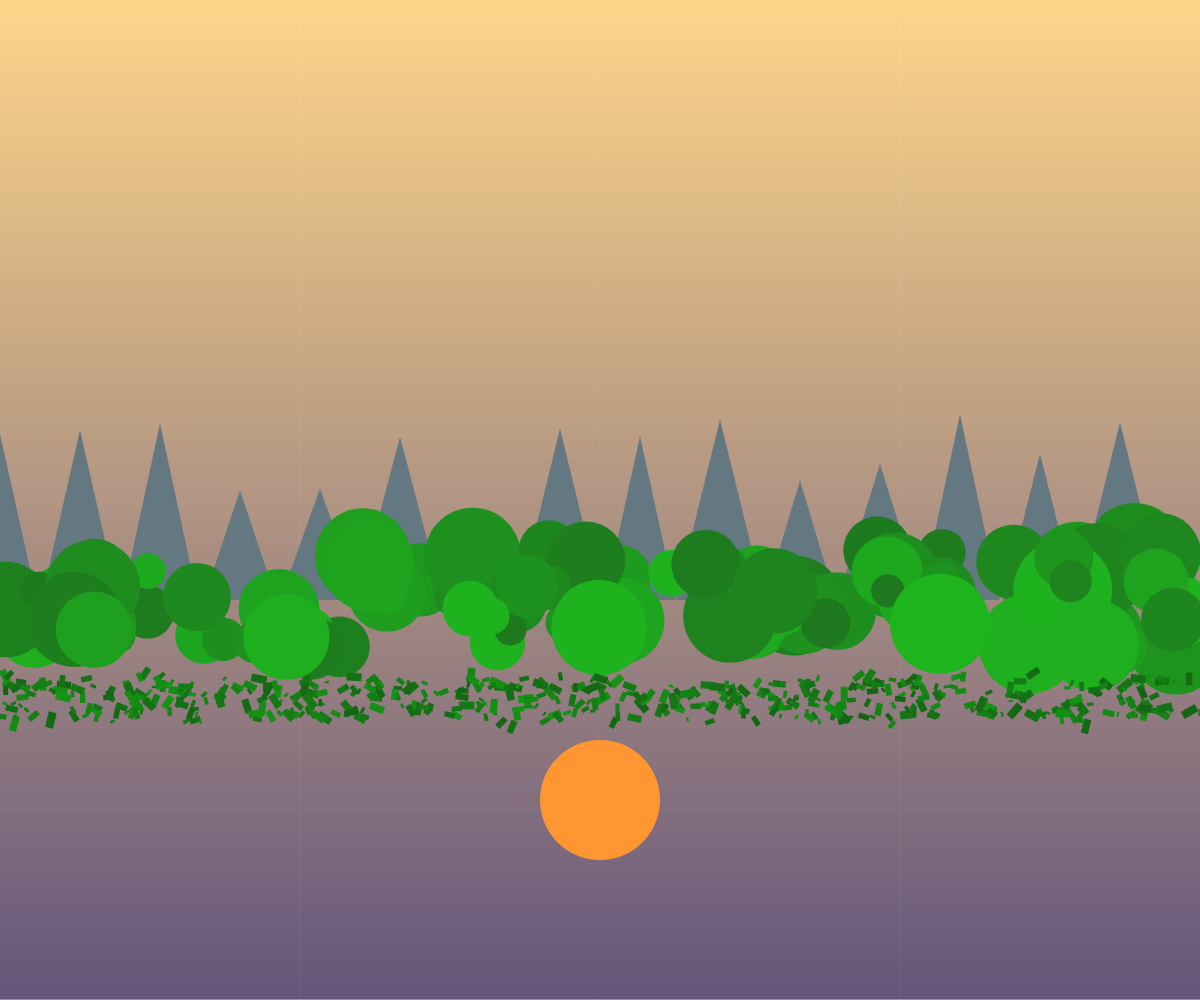
Frame 1 (no input)
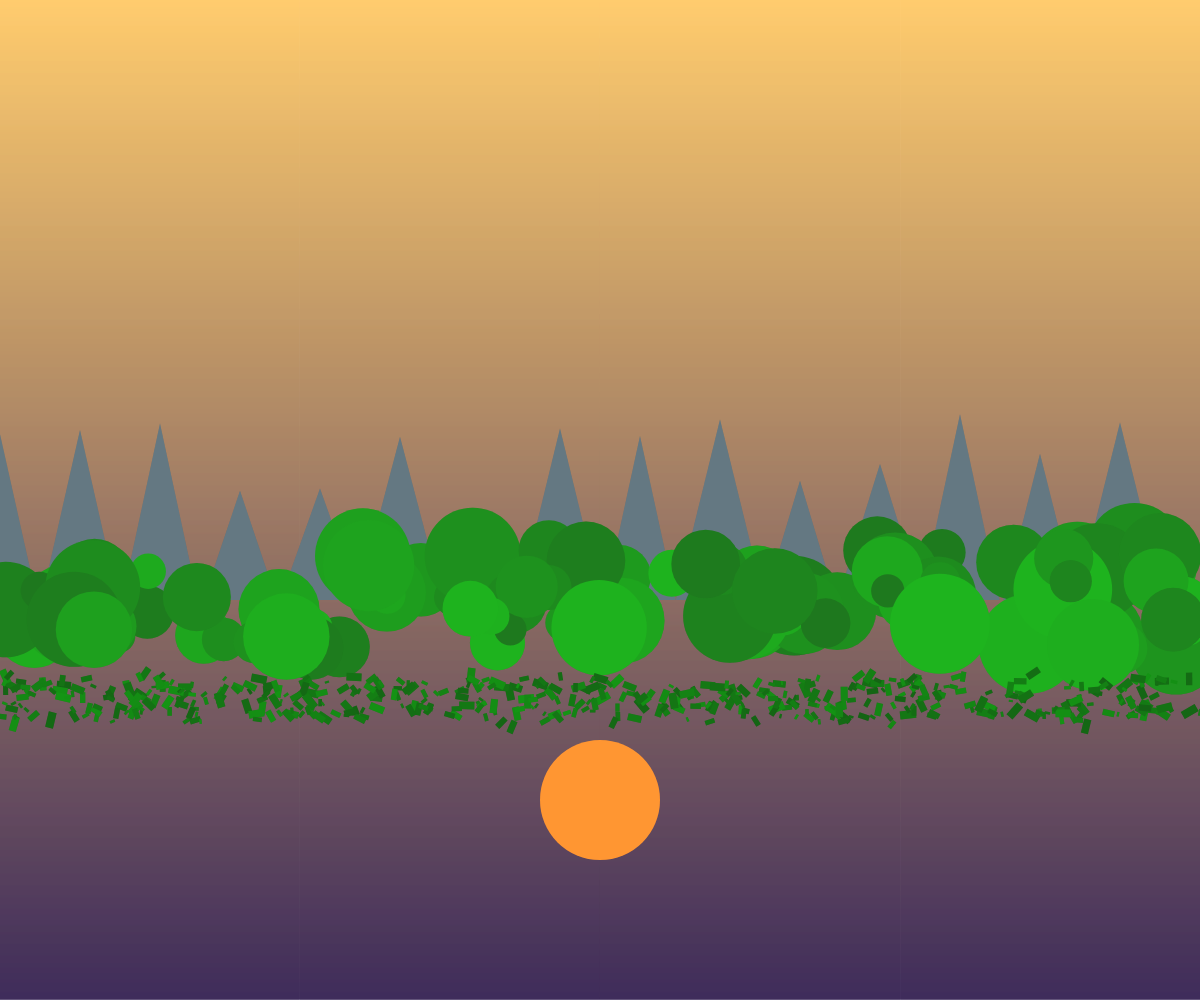
Frame 2 (the mouse pressed at the canvas centre, redrawn once)

The p5.js sketch that drew these frames (run headless with seeded random() and noise() and a simulated clock; the mouse was pressed at the canvas centre and the sketch redrawn once):

// p5.js sketch
// ── sketch.js
let sun, mountains, fields, foreground;

function setup() {
  createCanvas(windowWidth, windowHeight);
  angleMode(DEGREES);

  // Create sun at sunset position
  sun = {
    x: width / 2,
    y: height * 0.8,
    radius: 60,
    color: color(255, 150, 50)
  };

  // Create mountain range in background
  mountains = [];
  for (let i = 0; i < 15; i++) {
    mountains.push({
      x: i * (width / 15),
      height: random(80, 200),
      width: width / 15 + random(-10, 10),
      color: color(100, 120, 130)
    });
  }

  // Create field patches
  fields = [];
  for (let i = 0; i < 100; i++) {
    fields.push({
      x: random(width),
      y: height * 0.6 + random(-50, 50),
      size: random(30, 100),
      color: color(30, random(120, 180), 30)
    });
  }

  // Create foreground tufts with rich textures
  foreground = [];
  for (let i = 0; i < 500; i++) {
    foreground.push({
      x: random(width),
      y: height * 0.7 + random(-20, 20),
      size: random(2, 8),
      angle: random(360),
      color: color(20, random(100, 150), 20)
    });
  }
}

function draw() {
  // Sky gradient
  for (let y = 0; y < height; y++) {
    let inter = map(y, 0, height, 0, 1);
    let c = lerpColor(color(255, 200, 100), color(50, 30, 80), inter);
    stroke(c);
    line(0, y, width, y);
  }

  // Draw sun
  noStroke();
  fill(sun.color);
  ellipse(sun.x, sun.y, sun.radius * 2);

  // Draw mountains
  for (let m of mountains) {
    fill(m.color);
    noStroke();
    triangle(
      m.x - m.width / 2,
      height * 0.6,
      m.x + m.width / 2,
      height * 0.6,
      m.x,
      height * 0.6 - m.height
    );
  }

  // Draw field patches
  for (let f of fields) {
    fill(f.color);
    noStroke();
    ellipse(f.x, f.y, f.size);
  }

  // Draw foreground tufts
  for (let t of foreground) {
    push();
    translate(t.x, t.y);
    rotate(t.angle);
    fill(t.color);
    noStroke();
    rect(0, 0, t.size, t.size * 2);
    pop();
  }

  // Add dramatic shadows
  noLoop();
}
